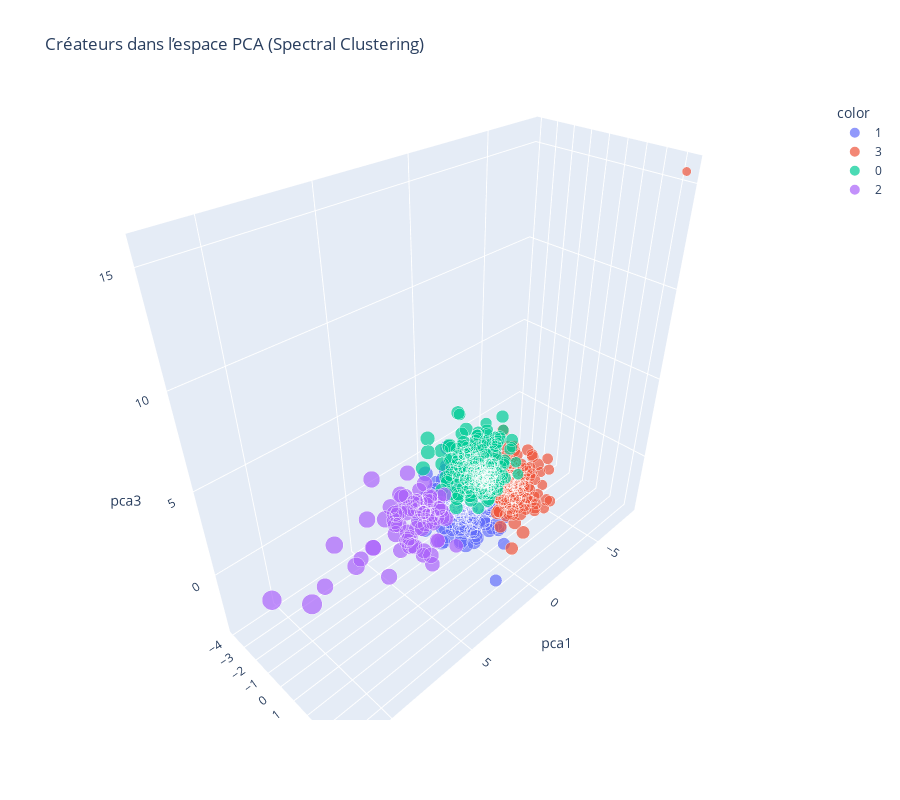

Write notebook code for a chart like this one.
### Code cell
fig = px.scatter_3d(
    creator_agg, x='pca1', y='pca2', z='pca3',
    color=creator_agg['cluster_spectral'].astype(str),
    size='views',
    hover_data=['author_handle', 'creator_tier'],
    title='Créateurs dans l’espace PCA (Spectral Clustering)'
)
fig.update_layout(height=800)
fig.show()

### Figure 1 — Plotly figure (JSON) as saved in the notebook; plotly's stock layout.template omitted (floating-point values rounded to 4 significant figures; data arrays with more than 128 entries replaced by an {"elided": "..."} marker saying what was removed)
{"data": [{"customdata": {"elided": "297x2 str values"}, "hovertemplate": "color=1<br>pca1=%{x}<br>pca2=%{y}<br>pca3=%{z}<br>views=%{marker.size}<br>author_handle=%{customdata[0]}<br>creator_tier=%{customdata[1]}<extra></extra>", "legendgroup": "1", "marker": {"color": "#636efa", "size": {"elided": "297 float values"}, "sizemode": "area", "sizeref": 557.3, "symbol": "circle"}, "mode": "markers", "name": "1", "scene": "scene", "showlegend": true, "type": "scatter3d", "x": {"elided": "297 float values"}, "y": {"elided": "297 float values"}, "z": {"elided": "297 float values"}}, {"customdata": {"elided": "146x2 str values"}, "hovertemplate": "color=3<br>pca1=%{x}<br>pca2=%{y}<br>pca3=%{z}<br>views=%{marker.size}<br>author_handle=%{customdata[0]}<br>creator_tier=%{customdata[1]}<extra></extra>", "legendgroup": "3", "marker": {"color": "#EF553B", "size": {"elided": "146 float values"}, "sizemode": "area", "sizeref": 557.3, "symbol": "circle"}, "mode": "markers", "name": "3", "scene": "scene", "showlegend": true, "type": "scatter3d", "x": {"elided": "146 float values"}, "y": {"elided": "146 float values"}, "z": {"elided": "146 float values"}}, {"customdata": {"elided": "204x2 str values"}, "hovertemplate": "color=0<br>pca1=%{x}<br>pca2=%{y}<br>pca3=%{z}<br>views=%{marker.size}<br>author_handle=%{customdata[0]}<br>creator_tier=%{customdata[1]}<extra></extra>", "legendgroup": "0", "marker": {"color": "#00cc96", "size": {"elided": "204 float values"}, "sizemode": "area", "sizeref": 557.3, "symbol": "circle"}, "mode": "markers", "name": "0", "scene": "scene", "showlegend": true, "type": "scatter3d", "x": {"elided": "204 float values"}, "y": {"elided": "204 float values"}, "z": {"elided": "204 float values"}}, {"customdata": {"elided": "73x2 str values"}, "hovertemplate": "color=2<br>pca1=%{x}<br>pca2=%{y}<br>pca3=%{z}<br>views=%{marker.size}<br>author_handle=%{customdata[0]}<br>creator_tier=%{customdata[1]}<extra></extra>", "legendgroup": "2", "marker": {"color": "#ab63fa", "size": [137500.0, 140200.0, 112800.0, 155600.0, 148700.0, 121400.0, 132800.0, 135200.0, 111300.0, 153900.0, 102600.0, 153100.0, 163000.0, 148700.0, 111400.0, 130100.0, 140100.0, 129400.0, 138800.0, 134400.0, 125700.0, 129900.0, 136600.0, 153900.0, 131400.0, 125400.0, 124000.0, 171200.0, 138400.0, 124700.0, 143800.0, 128700.0, 117700.0, 143700.0, 131000.0, 121300.0, 113300.0, 152300.0, 155000.0, 123100.0, 110600.0, 128600.0, 124400.0, 140800.0, 130900.0, 134500.0, 113300.0, 115700.0, 172000.0, 105500.0, 135500.0, 140700.0, 143000.0, 134800.0, 140800.0, 130400.0, 130900.0, 117700.0, 143300.0, 117600.0, 134000.0, 118600.0, 131400.0, 222900.0, 126700.0, 106700.0, 129900.0, 146400.0, 133200.0, 209300.0, 138800.0, 122500.0, 131800.0], "sizemode": "area", "sizeref": 557.3, "symbol": "circle"}, "mode": "markers", "name": "2", "scene": "scene", "showlegend": true, "type": "scatter3d", "x": [4.175, 3.269, 3.393, 5.181, 5.439, 3.809, 2.632, 2.879, 1.872, 10.04, 3.266, 5.043, 3.796, 6.425, 3.908, 3.593, 3.08, 4.161, 4.23, 3.381, 4.215, 3.399, 3.788, 5.725, 4.225, 2.359, 3.381, 8.436, 3.009, 4.04, 5.638, 4.982, 2.79, 3.739, 4.562, 2.861, 2.329, 3.925, 4.788, 4.002, 3.008, 3.146, 3.48, 4.044, 5.557, 4.991, 2.868, 2.894, 7.909, 3.635, 2.993, 5.171, 4.528, 2.761, 4.207, 3.178, 2.799, 2.562, 4.503, 3.381, 5.411, 2.81, 4.5, 10.66, 3.139, 2.824, 5.039, 6.246, 6.592, 11.87, 2.757, 2.649, 2.652], "y": [0.7691, -0.7242, -0.4497, 0.7777, 0.07924, 0.8197, 0.0391, -0.265, -0.2955, 0.8359, -0.7644, -0.3831, -0.7107, -0.4432, 1.337, -1.169, -0.3637, -1.293, 1.173, -1.275, 0.3392, -0.7465, -1.64, -1.659, 1.628, -0.8075, -1.504, -0.5511, 0.3047, -0.01343, -1.458, -0.4656, 0.3129, -1.475, -0.1718, -1.519, -1.026, -3.43, -1.449, 0.3615, -0.5779, 0.8578, -0.236, -0.9836, 0.5291, 0.7374, -0.2557, -0.03456, 0.1819, 2.285, -0.1763, 0.7806, -1.011, -1.133, -1.706, -0.4936, -1.49, 0.2132, -0.7027, -1.498, 1.37, 0.3066, -0.1627, 0.6299, 1.106, -0.7962, 1.576, 0.3975, -1.248, -0.4735, -0.7581, -0.3449, -0.7194], "z": [0.9418, 0.325, 1.82, 0.2311, 1.516, -2.011, 0.4401, 1.123, 0.6568, 1.358, 0.8456, 0.0858, 0.7609, 0.1155, 0.0613, -1.813, 0.7025, 0.149, -0.8143, 2.366, 0.8889, 0.9177, -1.037, 0.6349, 0.4877, 0.5257, -1.702, 1.662, 0.2583, 0.03173, -1.192, 0.5928, 1.501, 1.104, -0.5581, -0.02082, -0.9177, 0.9944, 0.163, -1.573, 0.03334, 0.7486, -0.5387, 1.424, 0.01823, 0.07293, 0.895, -0.431, 0.4802, 0.1997, -0.3396, 0.7489, 0.6518, 0.1332, 0.4267, 0.154, -0.6034, 0.3721, 0.9522, 0.7477, 0.7703, 0.7501, 1.253, 0.598, 0.8188, -0.2684, 0.3771, -1.337, -1.113, 0.9403, 1.628, -0.2256, 0.4529]}], "layout": {"height": 800, "legend": {"itemsizing": "constant", "title": {"text": "color"}, "tracegroupgap": 0}, "scene": {"domain": {"x": [0, 1], "y": [0, 1]}, "xaxis": {"title": {"text": "pca1"}}, "yaxis": {"title": {"text": "pca2"}}, "zaxis": {"title": {"text": "pca3"}}}, "title": {"text": "Créateurs dans l’espace PCA (Spectral Clustering)"}}}
